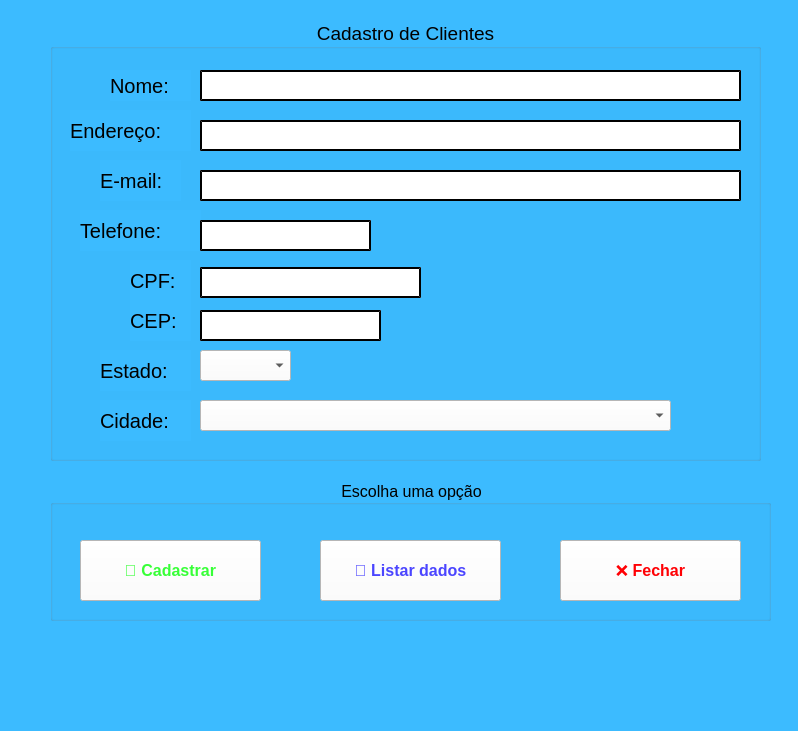
<?xml version="1.0" encoding="UTF-8"?>
<ui version="4.0">
 <class>MainWindow</class>
 <widget class="QMainWindow" name="MainWindow">
  <property name="geometry">
   <rect>
    <x>0</x>
    <y>0</y>
    <width>798</width>
    <height>731</height>
   </rect>
  </property>
  <property name="windowTitle">
   <string>MainWindow</string>
  </property>
  <property name="styleSheet">
   <string notr="true">background-color: rgb(60, 187, 255);</string>
  </property>
  <widget class="QWidget" name="centralwidget">
   <widget class="QGroupBox" name="groupBox_2">
    <property name="geometry">
     <rect>
      <x>50</x>
      <y>20</y>
      <width>711</width>
      <height>441</height>
     </rect>
    </property>
    <property name="font">
     <font>
      <pointsize>14</pointsize>
      <weight>50</weight>
      <bold>false</bold>
     </font>
    </property>
    <property name="title">
     <string>Cadastro de Clientes</string>
    </property>
    <property name="alignment">
     <set>Qt::AlignCenter</set>
    </property>
    <widget class="QLabel" name="label_3">
     <property name="geometry">
      <rect>
       <x>60</x>
       <y>50</y>
       <width>81</width>
       <height>31</height>
      </rect>
     </property>
     <property name="font">
      <font>
       <pointsize>15</pointsize>
      </font>
     </property>
     <property name="text">
      <string>Nome:</string>
     </property>
    </widget>
    <widget class="QLabel" name="label_4">
     <property name="geometry">
      <rect>
       <x>20</x>
       <y>90</y>
       <width>121</width>
       <height>41</height>
      </rect>
     </property>
     <property name="font">
      <font>
       <pointsize>15</pointsize>
      </font>
     </property>
     <property name="text">
      <string>Endereço: </string>
     </property>
    </widget>
    <widget class="QLineEdit" name="lnome">
     <property name="geometry">
      <rect>
       <x>150</x>
       <y>50</y>
       <width>541</width>
       <height>31</height>
      </rect>
     </property>
     <property name="font">
      <font>
       <pointsize>10</pointsize>
      </font>
     </property>
     <property name="styleSheet">
      <string notr="true">background-color: rgb(255, 255, 255);
border-style:outset;
border-width:2px;</string>
     </property>
     <property name="inputMethodHints">
      <set>Qt::ImhHiddenText</set>
     </property>
    </widget>
    <widget class="QLineEdit" name="lender">
     <property name="geometry">
      <rect>
       <x>150</x>
       <y>100</y>
       <width>541</width>
       <height>31</height>
      </rect>
     </property>
     <property name="font">
      <font>
       <pointsize>10</pointsize>
      </font>
     </property>
     <property name="styleSheet">
      <string notr="true">background-color: rgb(255, 255, 255);
border-style:outset;
border-width:2px;</string>
     </property>
    </widget>
    <widget class="QLineEdit" name="lemail">
     <property name="geometry">
      <rect>
       <x>150</x>
       <y>150</y>
       <width>541</width>
       <height>31</height>
      </rect>
     </property>
     <property name="font">
      <font>
       <pointsize>10</pointsize>
      </font>
     </property>
     <property name="styleSheet">
      <string notr="true">background-color: rgb(255, 255, 255);
border-style:outset;
border-width:2px;</string>
     </property>
    </widget>
    <widget class="QLabel" name="label_5">
     <property name="geometry">
      <rect>
       <x>30</x>
       <y>190</y>
       <width>121</width>
       <height>41</height>
      </rect>
     </property>
     <property name="font">
      <font>
       <pointsize>15</pointsize>
      </font>
     </property>
     <property name="text">
      <string>Telefone:</string>
     </property>
    </widget>
    <widget class="QLabel" name="label_6">
     <property name="geometry">
      <rect>
       <x>50</x>
       <y>140</y>
       <width>81</width>
       <height>41</height>
      </rect>
     </property>
     <property name="font">
      <font>
       <pointsize>15</pointsize>
      </font>
     </property>
     <property name="text">
      <string>E-mail:</string>
     </property>
    </widget>
    <widget class="QLabel" name="label_7">
     <property name="geometry">
      <rect>
       <x>80</x>
       <y>280</y>
       <width>61</width>
       <height>41</height>
      </rect>
     </property>
     <property name="font">
      <font>
       <pointsize>15</pointsize>
      </font>
     </property>
     <property name="text">
      <string>CEP:</string>
     </property>
    </widget>
    <widget class="QLabel" name="label_8">
     <property name="geometry">
      <rect>
       <x>50</x>
       <y>330</y>
       <width>91</width>
       <height>41</height>
      </rect>
     </property>
     <property name="font">
      <font>
       <pointsize>15</pointsize>
      </font>
     </property>
     <property name="text">
      <string>Estado:</string>
     </property>
    </widget>
    <widget class="QLabel" name="label_9">
     <property name="geometry">
      <rect>
       <x>80</x>
       <y>240</y>
       <width>61</width>
       <height>41</height>
      </rect>
     </property>
     <property name="font">
      <font>
       <pointsize>15</pointsize>
      </font>
     </property>
     <property name="text">
      <string>CPF:</string>
     </property>
    </widget>
    <widget class="QLineEdit" name="lcpf">
     <property name="geometry">
      <rect>
       <x>150</x>
       <y>247</y>
       <width>221</width>
       <height>31</height>
      </rect>
     </property>
     <property name="font">
      <font>
       <pointsize>10</pointsize>
      </font>
     </property>
     <property name="styleSheet">
      <string notr="true">background-color: rgb(255, 255, 255);
border-style:outset;
border-width:2px;</string>
     </property>
    </widget>
    <widget class="QLineEdit" name="lcep">
     <property name="geometry">
      <rect>
       <x>150</x>
       <y>290</y>
       <width>181</width>
       <height>31</height>
      </rect>
     </property>
     <property name="font">
      <font>
       <pointsize>10</pointsize>
      </font>
     </property>
     <property name="styleSheet">
      <string notr="true">background-color: rgb(255, 255, 255);
border-style:outset;
border-width:2px;</string>
     </property>
    </widget>
    <widget class="QComboBox" name="cbest">
     <property name="geometry">
      <rect>
       <x>150</x>
       <y>330</y>
       <width>91</width>
       <height>31</height>
      </rect>
     </property>
     <property name="font">
      <font>
       <pointsize>10</pointsize>
      </font>
     </property>
     <property name="styleSheet">
      <string notr="true">background-color: rgb(255, 255, 255);</string>
     </property>
    </widget>
    <widget class="QComboBox" name="cbcid">
     <property name="geometry">
      <rect>
       <x>150</x>
       <y>380</y>
       <width>471</width>
       <height>31</height>
      </rect>
     </property>
     <property name="font">
      <font>
       <pointsize>10</pointsize>
      </font>
     </property>
     <property name="styleSheet">
      <string notr="true">background-color: rgb(255, 255, 255);</string>
     </property>
    </widget>
    <widget class="QLabel" name="label_10">
     <property name="geometry">
      <rect>
       <x>50</x>
       <y>380</y>
       <width>91</width>
       <height>41</height>
      </rect>
     </property>
     <property name="font">
      <font>
       <pointsize>15</pointsize>
      </font>
     </property>
     <property name="text">
      <string>Cidade:</string>
     </property>
    </widget>
    <widget class="QLineEdit" name="ltel">
     <property name="geometry">
      <rect>
       <x>150</x>
       <y>200</y>
       <width>171</width>
       <height>31</height>
      </rect>
     </property>
     <property name="font">
      <font>
       <pointsize>10</pointsize>
      </font>
     </property>
     <property name="styleSheet">
      <string notr="true">background-color: rgb(255, 255, 255);
border-style:outset;
border-width:2px;</string>
     </property>
    </widget>
   </widget>
   <widget class="QGroupBox" name="groupBox_3">
    <property name="geometry">
     <rect>
      <x>50</x>
      <y>480</y>
      <width>721</width>
      <height>141</height>
     </rect>
    </property>
    <property name="font">
     <font>
      <pointsize>12</pointsize>
      <weight>50</weight>
      <bold>false</bold>
     </font>
    </property>
    <property name="title">
     <string>Escolha uma opção</string>
    </property>
    <property name="alignment">
     <set>Qt::AlignCenter</set>
    </property>
    <widget class="QPushButton" name="btcadastrar">
     <property name="geometry">
      <rect>
       <x>30</x>
       <y>60</y>
       <width>181</width>
       <height>61</height>
      </rect>
     </property>
     <property name="font">
      <font>
       <pointsize>12</pointsize>
       <weight>75</weight>
       <bold>true</bold>
      </font>
     </property>
     <property name="styleSheet">
      <string notr="true">background-color: rgb(255, 255, 255);
color:rgb(55, 255, 55)
</string>
     </property>
     <property name="text">
      <string>🤵 Cadastrar</string>
     </property>
     <property name="icon">
      <iconset>
       <normaloff>../icones/cadastro.png</normaloff>../icones/cadastro.png</iconset>
     </property>
     <property name="iconSize">
      <size>
       <width>40</width>
       <height>40</height>
      </size>
     </property>
    </widget>
    <widget class="QPushButton" name="btlistar">
     <property name="geometry">
      <rect>
       <x>270</x>
       <y>60</y>
       <width>181</width>
       <height>61</height>
      </rect>
     </property>
     <property name="font">
      <font>
       <pointsize>12</pointsize>
       <weight>75</weight>
       <bold>true</bold>
      </font>
     </property>
     <property name="styleSheet">
      <string notr="true">background-color: rgb(255, 255, 255);
color:rgb(75, 69, 255)</string>
     </property>
     <property name="text">
      <string>🎲 Listar dados</string>
     </property>
     <property name="icon">
      <iconset>
       <normaloff>../icones/2392275.png</normaloff>../icones/2392275.png</iconset>
     </property>
     <property name="iconSize">
      <size>
       <width>40</width>
       <height>40</height>
      </size>
     </property>
    </widget>
    <widget class="QPushButton" name="btfechar">
     <property name="geometry">
      <rect>
       <x>510</x>
       <y>60</y>
       <width>181</width>
       <height>61</height>
      </rect>
     </property>
     <property name="font">
      <font>
       <pointsize>12</pointsize>
       <weight>75</weight>
       <bold>true</bold>
      </font>
     </property>
     <property name="styleSheet">
      <string notr="true">background-color: rgb(255, 255, 255);
color:rgb(255, 0, 4)</string>
     </property>
     <property name="text">
      <string>❌ Fechar</string>
     </property>
     <property name="icon">
      <iconset>
       <normaloff>../icones/download.png</normaloff>../icones/download.png</iconset>
     </property>
     <property name="iconSize">
      <size>
       <width>55</width>
       <height>55</height>
      </size>
     </property>
    </widget>
   </widget>
  </widget>
  <widget class="QMenuBar" name="menubar">
   <property name="geometry">
    <rect>
     <x>0</x>
     <y>0</y>
     <width>798</width>
     <height>21</height>
    </rect>
   </property>
  </widget>
  <widget class="QStatusBar" name="statusbar"/>
 </widget>
 <resources/>
 <connections/>
</ui>
